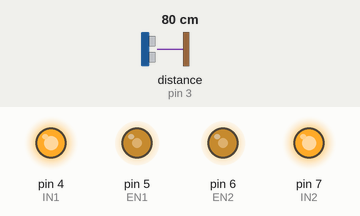
Recording of a sketch running on a simulated Arduino Uno, built with avr-gcc and run on an emulated ATmega328P. On the bench: output pins drawn as LEDs (lit = HIGH). Wiring (inferred from the names in the program): ultrasonic range finder: trigger pin 2; echo pin 3. The inputs (shaded band) are chosen by the test bench; at power-on: distance to the obstacle (sensor on pin 3) 80 cm. The echo pulse lasts 58.3 µs per cm; pins used as bus, display or sensor lines are not drawn.

Above: at 1.2 s.
1.3 s: distance to the obstacle (sensor on pin 3) set to 15 cm
2.8 s: distance to the obstacle (sensor on pin 3) set to 12 cm
At 4.0 s:
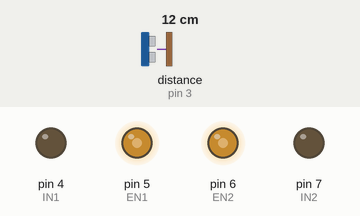
4.3 s: distance to the obstacle (sensor on pin 3) set to 18 cm
At 5.2 s:
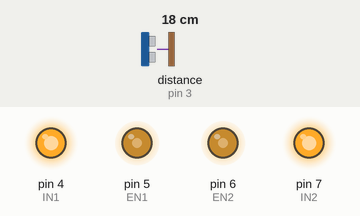
5.8 s: distance to the obstacle (sensor on pin 3) set to 2 cm
At 6.3 s:
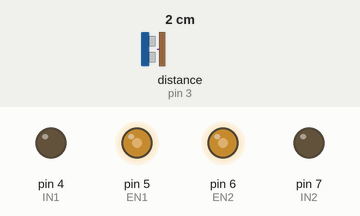
Timing chart, 0 to 8.3 s (numbered marks = the images above; inputs shaded):
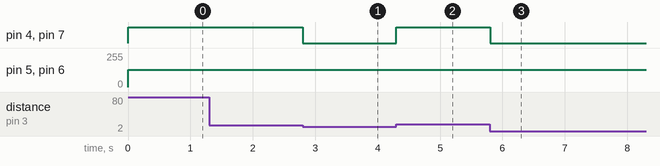

The sketch:

s5.6_drive_ultrasonic.ino
```cpp
#define EN1 5
#define IN1 4
#define EN2 6
#define IN2 7

#define TRIG 2
#define ECHO 3

#define LASH 15

void setup() {
  pinMode(EN1, OUTPUT);
  pinMode(IN1, OUTPUT);
  pinMode(IN2, OUTPUT);
  pinMode(EN2, OUTPUT);

  pinMode(TRIG, OUTPUT);
  pinMode(ECHO, INPUT);
}

void loop() {

  int distance = measure();

  //направление вращения моторов будет меняться
  //в зависимости от дистанции до препятствия

  if(distance < LASH)
    drive(-128, -128);
  else
    drive(128, 128);

}

void drive(int left, int right)
{
  left = constrain(left, -255, 255);
  right = constrain(right, -255, 255);

  if(left >= 0)
    digitalWrite(IN2, HIGH);
  else
    digitalWrite(IN2, LOW);

  if(right >= 0)
    digitalWrite(IN1, HIGH);
  else
    digitalWrite(IN1, LOW);

  analogWrite(EN2, abs(left));
  analogWrite(EN1, abs(right));

}

int measure()
{
  digitalWrite(TRIG, HIGH);
  digitalWrite(TRIG, LOW);

  int dist = pulseIn(ECHO, HIGH) / 50;

  return dist;
}
```

Measured:
- the behaviour switches between 14 and 13 cm on distance to the obstacle (sensor on pin 3) (found by bisection; images 0 and 1)
- after the input at 1.3 s, every drawn part: stays the same
- after the input at 2.8 s, pin 4 (IN1), pin 7 (IN2): HIGH → LOW at once
- after the input at 4.3 s, pin 4 (IN1), pin 7 (IN2): LOW → HIGH at once
- after the input at 5.8 s, pin 4 (IN1), pin 7 (IN2): HIGH → LOW at once
